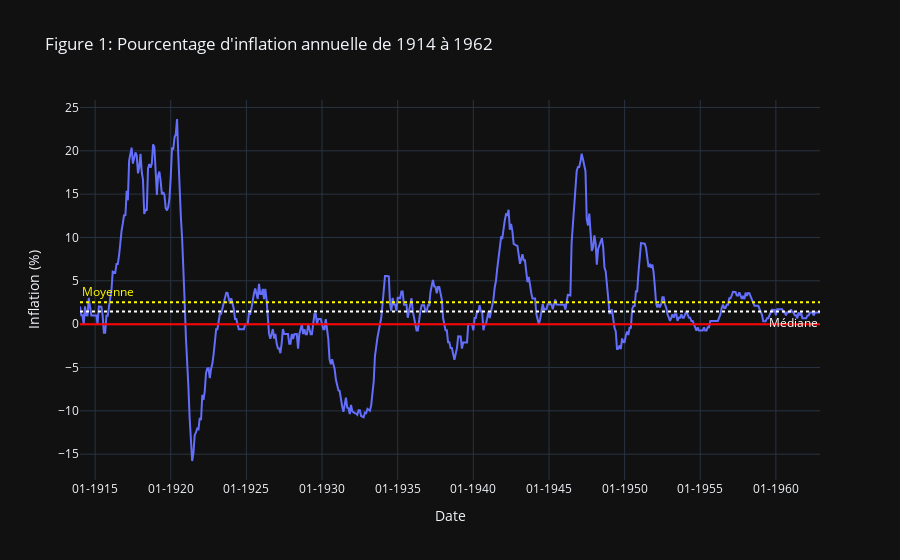

Notebook code for this chart:
### Code cell
line_graph (
    CPI_sub, 
    "date", 
    "inf_an", 
    "Figure 1: Pourcentage d'inflation annuelle de 1914 à 1962", 
    "Date", 
    "%m-%Y", 
    "Inflation (%)",
    True
)

### Figure 1 — Plotly figure (JSON) as saved in the notebook; plotly's stock layout.template omitted (floating-point values rounded to 4 significant figures; data arrays with more than 128 entries replaced by an {"elided": "..."} marker saying what was removed)
{"data": [{"hovertemplate": "Date=%{x}<br>Inflation (%)=%{y}<extra></extra>", "legendgroup": "", "line": {"color": "#636efa", "dash": "solid"}, "marker": {"symbol": "circle"}, "mode": "lines", "name": "", "orientation": "v", "showlegend": false, "type": "scatter", "x": {"elided": "588 str values"}, "xaxis": "x", "y": {"elided": "588 float values"}, "yaxis": "y"}], "layout": {"annotations": [{"font": {"color": "yellow"}, "showarrow": false, "text": "Moyenne", "x": 0, "xanchor": "left", "xref": "x domain", "y": 2.518, "yanchor": "bottom", "yref": "y"}, {"font": {"color": "white"}, "showarrow": false, "text": "Médiane", "x": 1, "xanchor": "right", "xref": "x domain", "y": 1.449, "yanchor": "top", "yref": "y"}], "legend": {"tracegroupgap": 0}, "shapes": [{"line": {"color": "yellow", "dash": "dot"}, "type": "line", "x0": 0, "x1": 1, "xref": "x domain", "y0": 2.518, "y1": 2.518, "yref": "y"}, {"line": {"color": "white", "dash": "dot"}, "type": "line", "x0": 0, "x1": 1, "xref": "x domain", "y0": 1.449, "y1": 1.449, "yref": "y"}, {"line": {"color": "red"}, "type": "line", "x0": 0, "x1": 1, "xref": "x domain", "y0": 0, "y1": 0, "yref": "y"}], "title": {"text": "Figure 1: Pourcentage d'inflation annuelle de 1914 à 1962"}, "xaxis": {"anchor": "y", "domain": [0, 1], "tickformat": "%m-%Y", "title": {"text": "Date"}}, "yaxis": {"anchor": "x", "domain": [0, 1], "title": {"text": "Inflation (%)"}}}}
